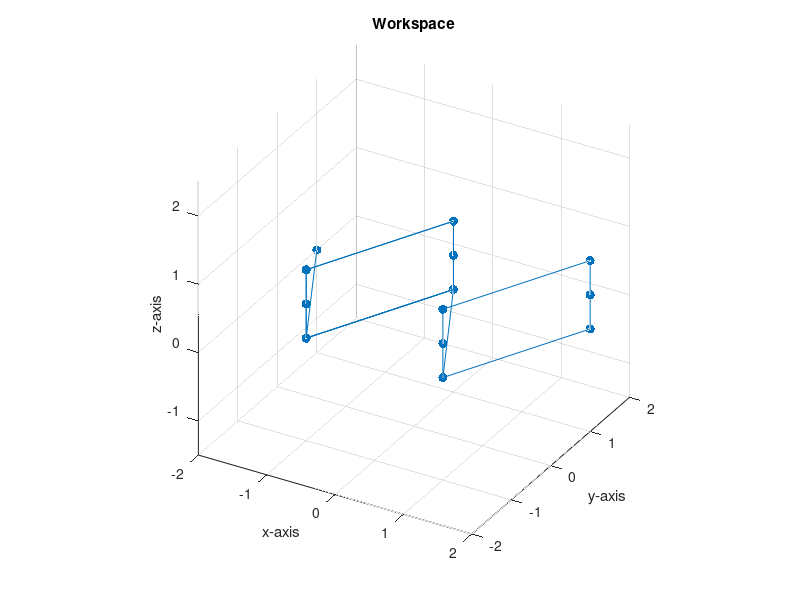

MATLAB code for this plot:
%% ME 557: Project, Define Letter W Points.

%Clear Everything
clear
close all
clc

%% Define the Letter Points.

%Define the first stroke.
xs1 = [-1 0 0 0 1 1 1 0 0 0 0 1 1 1 0] - 1;
ys1 = [1 -1 -1 -1 1 1 1 -1 -1 -1 -1 1 1 1 -1];
zs1 = [0 0 0.5 1 1 0.5 0 0 0 0.5 1 1 0.5 0 0];

%Define the second stroke.
xs2 = [-1 0 0 0 1 1 1 0] + 1;
ys2 = [1 -1 -1 -1 1 1 1 -1];
zs2 = [0 0 0.5 1 1 0.5 0 0];

%Combine the strokes.
xs = [xs1 xs2];
ys = [ys1 ys2];
zs = [zs1 zs2];

%Store the points in a matrix.
Lpts = [xs; ys; zs];

%% Plot the Letter Points.

%Plot the Letter Points.
figure, hold on, grid on
plot3(Lpts(1, :), Lpts(2, :), Lpts(3, :), '.-', 'Markersize', 20)
title('Workspace')
xlabel('x-axis'), ylabel('y-axis'), zlabel('z-axis')
view(30, 30), rotate3d on,
axis equal

%% Write out the Data Points.

%Write out the letter data points.
dlmwrite('C:\Users\USER\Documents\Coursework\MSME\Year1\Winter2018\ME557_IntroToRobotics\Project\LetterPoints\LetterPts_W.txt', Lpts)

